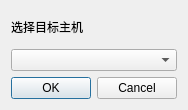
<?xml version="1.0" encoding="UTF-8"?>
<ui version="4.0">
 <class>SelectHost</class>
 <widget class="QDialog" name="SelectHost">
  <property name="geometry">
   <rect>
    <x>0</x>
    <y>0</y>
    <width>184</width>
    <height>110</height>
   </rect>
  </property>
  <property name="windowTitle">
   <string>Dialog</string>
  </property>
  <layout class="QVBoxLayout" name="verticalLayout">
   <item>
    <widget class="QLabel" name="label">
     <property name="text">
      <string>选择目标主机</string>
     </property>
    </widget>
   </item>
   <item>
    <widget class="QComboBox" name="host_list"/>
   </item>
   <item>
    <widget class="QDialogButtonBox" name="buttonBox">
     <property name="orientation">
      <enum>Qt::Horizontal</enum>
     </property>
     <property name="standardButtons">
      <set>QDialogButtonBox::Cancel|QDialogButtonBox::Ok</set>
     </property>
    </widget>
   </item>
  </layout>
 </widget>
 <resources/>
 <connections>
  <connection>
   <sender>buttonBox</sender>
   <signal>accepted()</signal>
   <receiver>SelectHost</receiver>
   <slot>accept()</slot>
   <hints>
    <hint type="sourcelabel">
     <x>248</x>
     <y>254</y>
    </hint>
    <hint type="destinationlabel">
     <x>157</x>
     <y>274</y>
    </hint>
   </hints>
  </connection>
  <connection>
   <sender>buttonBox</sender>
   <signal>rejected()</signal>
   <receiver>SelectHost</receiver>
   <slot>reject()</slot>
   <hints>
    <hint type="sourcelabel">
     <x>316</x>
     <y>260</y>
    </hint>
    <hint type="destinationlabel">
     <x>286</x>
     <y>274</y>
    </hint>
   </hints>
  </connection>
 </connections>
</ui>
